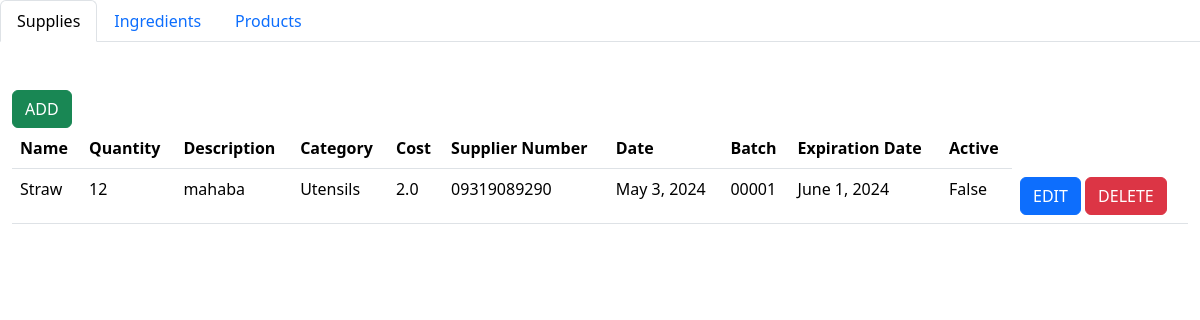
/ingr_supp/stocks, run on the app's committed database.
### ingr_supp/models.py (models this page shows, shortened)
class Supp(models.Model):
    Supp_name = models.CharField(max_length=50)
    Supp_quant = models.IntegerField(default=0)
    Supp_desc = models.CharField(max_length=50)
    Supp_catg = models.CharField(max_length=50)
    Supp_cost = models.FloatField(default=0.0)
    Supp_suppNo = models.CharField(max_length=50)
    Supp_exp = models.DateField()
    Supp_batch = models.CharField(max_length=5, default='00001')
    Supp_date = models.DateField()
    Supp_act = models.BooleanField(default=True)

### ingr_supp/views.py (the view)
# urls.py: path('stocks',views.view, name="view"),
def view(request):
    supplies = Supp.objects.all()
    return render(request,'home.html',{'supplies':supplies})

### ingr_supp/templates/home.html (shortened to what this page needs)
<!DOCTYPE html>
<html>
<head>
    <link href="https://cdn.jsdelivr.net/npm/bootstrap@5.3.3/dist/css/bootstrap.min.css" rel="stylesheet">
</head>
<body>
    <ul class="nav nav-tabs">
        <li class="nav-item">
          <a class="nav-link" aria-current="page" href="{% url 'view' %}" id="nav-item-1">Supplies</a>
        </li>
        <li class="nav-item">
            <a class="nav-link" href="{% url 'ingr' %}" id="nav-item-2">Ingredients</a>
        </li>
        <li class="nav-item">
          <a class="nav-link" href="{% url 'prod' %}" id="nav-item-3">Products</a>
        </li>
    </ul>
    <div class="container-fluid py-5">
    <button type="button" class="btn btn-success" data-bs-toggle="modal" data-bs-target="#addIngredientModal{{ supplies.id }}">
      ADD
  </button>
    <table class="table">
        <thead>
          <tr>
            <th scope="col">Name</th>
            <th scope="col">Quantity</th>
            <th scope="col">Description</th>
            <th scope="col">Category</th>
            <th scope="col">Cost</th>
            <th scope="col">Supplier Number</th>
            <th scope="col">Date</th>
            <th scope="col">Batch</th>
            <th scope="col">Expiration Date</th>
            <th scope="col">Active</th>
          </tr>
        </thead>
        <tbody>
          {% for supplies in supplies %}
          <tr>
            <td>{{ supplies.Supp_name }}</td>
            <td>{{ supplies.Supp_quant }}</td>
            <td>{{ supplies.Supp_desc }}</td>
            <td>{{ supplies.Supp_catg }}</td>
            <td>{{ supplies.Supp_cost }}</td>
            <td>{{ supplies.Supp_suppNo }}</td>
            <td>{{ supplies.Supp_date }}</td>
            <td>{{ supplies.Supp_batch }}</td>
            <td>{{ supplies.Supp_exp }}</td>
            <td>{{ supplies.Supp_act }}</td>
            <td>
                <button type="button" class="btn btn-primary" data-bs-toggle="modal" data-bs-target="#editModal{{ supplies.id }}">
                    EDIT
                </button>
                <button type="button" class="btn btn-danger" data-bs-toggle="modal" data-bs-target="#confirmDeleteModal{{ supplies.id }}">
                    DELETE
                </button>
            </td>
          {% endfor %}
        </tbody>
    </div>
</body>
</html>

### data on the page
Supp: Supp_name "Straw", Supp_quant "12", Supp_desc "mahaba", Supp_catg "Utensils", Supp_cost "2.0", Supp_suppNo "09319089290", Supp_date "May 3, 2024", Supp_batch "00001", Supp_exp "June 1, 2024", Supp_act "False"
